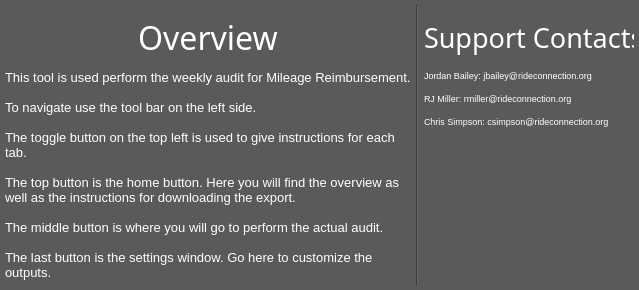
               <widget class="QWidget" name="page_home">
                <property name="styleSheet">
                 <string notr="true">background:rgb(91,90,90);</string>
                </property>
                <layout class="QHBoxLayout" name="horizontalLayout_19">
                 <property name="spacing">
                  <number>0</number>
                 </property>
                 <property name="leftMargin">
                  <number>0</number>
                 </property>
                 <property name="topMargin">
                  <number>5</number>
                 </property>
                 <property name="rightMargin">
                  <number>0</number>
                 </property>
                 <property name="bottomMargin">
                  <number>5</number>
                 </property>
                 <item>
                  <widget class="QFrame" name="frame_home_main">
                   <property name="frameShape">
                    <enum>QFrame::NoFrame</enum>
                   </property>
                   <property name="frameShadow">
                    <enum>QFrame::Plain</enum>
                   </property>
                   <layout class="QVBoxLayout" name="verticalLayout_5">
                    <property name="spacing">
                     <number>5</number>
                    </property>
                    <property name="leftMargin">
                     <number>5</number>
                    </property>
                    <property name="topMargin">
                     <number>5</number>
                    </property>
                    <property name="rightMargin">
                     <number>5</number>
                    </property>
                    <property name="bottomMargin">
                     <number>5</number>
                    </property>
                    <item>
                     <widget class="QLabel" name="lab_home_main_hed">
                      <property name="minimumSize">
                       <size>
                        <width>0</width>
                        <height>55</height>
                       </size>
                      </property>
                      <property name="maximumSize">
                       <size>
                        <width>16777215</width>
                        <height>55</height>
                       </size>
                      </property>
                      <property name="font">
                       <font>
                        <family>Segoe UI Semilight</family>
                        <pointsize>24</pointsize>
                       </font>
                      </property>
                      <property name="styleSheet">
                       <string notr="true">QLabel {
	color:rgb(255,255,255);
}</string>
                      </property>
                      <property name="text">
                       <string>&lt;html&gt;&lt;head/&gt;&lt;body&gt;&lt;p align=&quot;center&quot;&gt;Overview&lt;/p&gt;&lt;/body&gt;&lt;/html&gt;</string>
                      </property>
                      <property name="textFormat">
                       <enum>Qt::RichText</enum>
                      </property>
                     </widget>
                    </item>
                    <item>
                     <widget class="QLabel" name="lab_home_main_disc">
                      <property name="font">
                       <font>
                        <family>Segoe UI</family>
                        <pointsize>10</pointsize>
                       </font>
                      </property>
                      <property name="styleSheet">
                       <string notr="true">color:rgb(255,255,255);</string>
                      </property>
                      <property name="text">
                       <string>&lt;!DOCTYPE HTML PUBLIC &quot;-//W3C//DTD HTML 4.0//EN&quot; &quot;http://www.w3.org/TR/REC-html40/strict.dtd&quot;&gt;
&lt;html&gt;&lt;head&gt;&lt;meta name=&quot;qrichtext&quot; content=&quot;1&quot; /&gt;&lt;meta charset=&quot;utf-8&quot; /&gt;&lt;style type=&quot;text/css&quot;&gt;
p, li { white-space: pre-wrap; }
hr { height: 1px; border-width: 0; }
li.unchecked::marker { content: &quot;\2610&quot;; }
li.checked::marker { content: &quot;\2612&quot;; }
&lt;/style&gt;&lt;/head&gt;&lt;body style=&quot; font-family:'Segoe UI'; font-size:10pt; font-weight:400; font-style:normal;&quot;&gt;
&lt;p style=&quot; margin-top:0px; margin-bottom:0px; margin-left:0px; margin-right:0px; -qt-block-indent:0; text-indent:0px;&quot;&gt;This tool is used perform the weekly audit for Mileage Reimbursement. &lt;/p&gt;
&lt;p style=&quot;-qt-paragraph-type:empty; margin-top:0px; margin-bottom:0px; margin-left:0px; margin-right:0px; -qt-block-indent:0; text-indent:0px;&quot;&gt;&lt;br /&gt;&lt;/p&gt;
&lt;p style=&quot; margin-top:0px; margin-bottom:0px; margin-left:0px; margin-right:0px; -qt-block-indent:0; text-indent:0px;&quot;&gt;To navigate use the tool bar on the left side.&lt;/p&gt;
&lt;p style=&quot;-qt-paragraph-type:empty; margin-top:0px; margin-bottom:0px; margin-left:0px; margin-right:0px; -qt-block-indent:0; text-indent:0px;&quot;&gt;&lt;br /&gt;&lt;/p&gt;
&lt;p style=&quot; margin-top:0px; margin-bottom:0px; margin-left:0px; margin-right:0px; -qt-block-indent:0; text-indent:0px;&quot;&gt;The toggle button on the top left is used to give instructions for each tab. &lt;/p&gt;
&lt;p style=&quot;-qt-paragraph-type:empty; margin-top:0px; margin-bottom:0px; margin-left:0px; margin-right:0px; -qt-block-indent:0; text-indent:0px;&quot;&gt;&lt;br /&gt;&lt;/p&gt;
&lt;p style=&quot; margin-top:0px; margin-bottom:0px; margin-left:0px; margin-right:0px; -qt-block-indent:0; text-indent:0px;&quot;&gt;The top button is the home button. Here you will find the overview as well as the instructions for downloading the export. &lt;/p&gt;
&lt;p style=&quot;-qt-paragraph-type:empty; margin-top:0px; margin-bottom:0px; margin-left:0px; margin-right:0px; -qt-block-indent:0; text-indent:0px;&quot;&gt;&lt;br /&gt;&lt;/p&gt;
&lt;p style=&quot; margin-top:0px; margin-bottom:0px; margin-left:0px; margin-right:0px; -qt-block-indent:0; text-indent:0px;&quot;&gt;The middle button is where you will go to perform the actual audit. &lt;/p&gt;
&lt;p style=&quot;-qt-paragraph-type:empty; margin-top:0px; margin-bottom:0px; margin-left:0px; margin-right:0px; -qt-block-indent:0; text-indent:0px;&quot;&gt;&lt;br /&gt;&lt;/p&gt;
&lt;p style=&quot; margin-top:0px; margin-bottom:0px; margin-left:0px; margin-right:0px; -qt-block-indent:0; text-indent:0px;&quot;&gt;The last button is the settings window. Go here to customize the outputs. &lt;/p&gt;&lt;/body&gt;&lt;/html&gt;</string>
                      </property>
                      <property name="alignment">
                       <set>Qt::AlignLeading|Qt::AlignLeft|Qt::AlignTop</set>
                      </property>
                      <property name="wordWrap">
                       <bool>true</bool>
                      </property>
                      <property name="margin">
                       <number>5</number>
                      </property>
                     </widget>
                    </item>
                   </layout>
                  </widget>
                 </item>
                 <item>
                  <widget class="Line" name="vert_divide">
                   <property name="orientation">
                    <enum>Qt::Vertical</enum>
                   </property>
                  </widget>
                 </item>
                 <item>
                  <widget class="QFrame" name="frame_home_stat">
                   <property name="minimumSize">
                    <size>
                     <width>220</width>
                     <height>0</height>
                    </size>
                   </property>
                   <property name="maximumSize">
                    <size>
                     <width>220</width>
                     <height>16777215</height>
                    </size>
                   </property>
                   <property name="frameShape">
                    <enum>QFrame::NoFrame</enum>
                   </property>
                   <property name="frameShadow">
                    <enum>QFrame::Plain</enum>
                   </property>
                   <layout class="QVBoxLayout" name="verticalLayout_6">
                    <property name="spacing">
                     <number>5</number>
                    </property>
                    <property name="leftMargin">
                     <number>5</number>
                    </property>
                    <property name="topMargin">
                     <number>5</number>
                    </property>
                    <property name="rightMargin">
                     <number>5</number>
                    </property>
                    <property name="bottomMargin">
                     <number>5</number>
                    </property>
                    <item>
                     <widget class="QLabel" name="lab_home_stat_hed">
                      <property name="minimumSize">
                       <size>
                        <width>0</width>
                        <height>55</height>
                       </size>
                      </property>
                      <property name="maximumSize">
                       <size>
                        <width>16777215</width>
                        <height>55</height>
                       </size>
                      </property>
                      <property name="font">
                       <font>
                        <family>Segoe UI Semilight</family>
                        <pointsize>24</pointsize>
                       </font>
                      </property>
                      <property name="styleSheet">
                       <string notr="true">QLabel {
	color:rgb(255,255,255);
}</string>
                      </property>
                      <property name="text">
                       <string>&lt;html&gt;&lt;head/&gt;&lt;body&gt;&lt;p&gt;&lt;span style=&quot; font-size:20pt;&quot;&gt;Support Contacts&lt;/span&gt;&lt;/p&gt;&lt;/body&gt;&lt;/html&gt;</string>
                      </property>
                      <property name="alignment">
                       <set>Qt::AlignLeading|Qt::AlignLeft|Qt::AlignVCenter</set>
                      </property>
                     </widget>
                    </item>
                    <item>
                     <widget class="QLabel" name="lab_home_stat_disc">
                      <property name="font">
                       <font>
                        <family>Segoe UI</family>
                        <pointsize>10</pointsize>
                       </font>
                      </property>
                      <property name="styleSheet">
                       <string notr="true">
  color: white;

</string>
                      </property>
                      <property name="text">
                       <string>&lt;html&gt;&lt;head/&gt;&lt;body&gt;&lt;p&gt;&lt;span style=&quot; font-size:7pt;&quot;&gt;Jordan Bailey: jbailey@rideconnection.org&lt;/span&gt;&lt;/p&gt;&lt;p&gt;&lt;span style=&quot; font-size:7pt;&quot;&gt;RJ Miller: rmiller@rideconnection.org&lt;/span&gt;&lt;/p&gt;&lt;p&gt;&lt;span style=&quot; font-size:7pt;&quot;&gt;Chris Simpson: csimpson@rideconnection.org&lt;/span&gt;&lt;/p&gt;&lt;/body&gt;&lt;/html&gt;</string>
                      </property>
                      <property name="alignment">
                       <set>Qt::AlignLeading|Qt::AlignLeft|Qt::AlignTop</set>
                      </property>
                     </widget>
                    </item>
                   </layout>
                  </widget>
                 </item>
                </layout>
               </widget>
